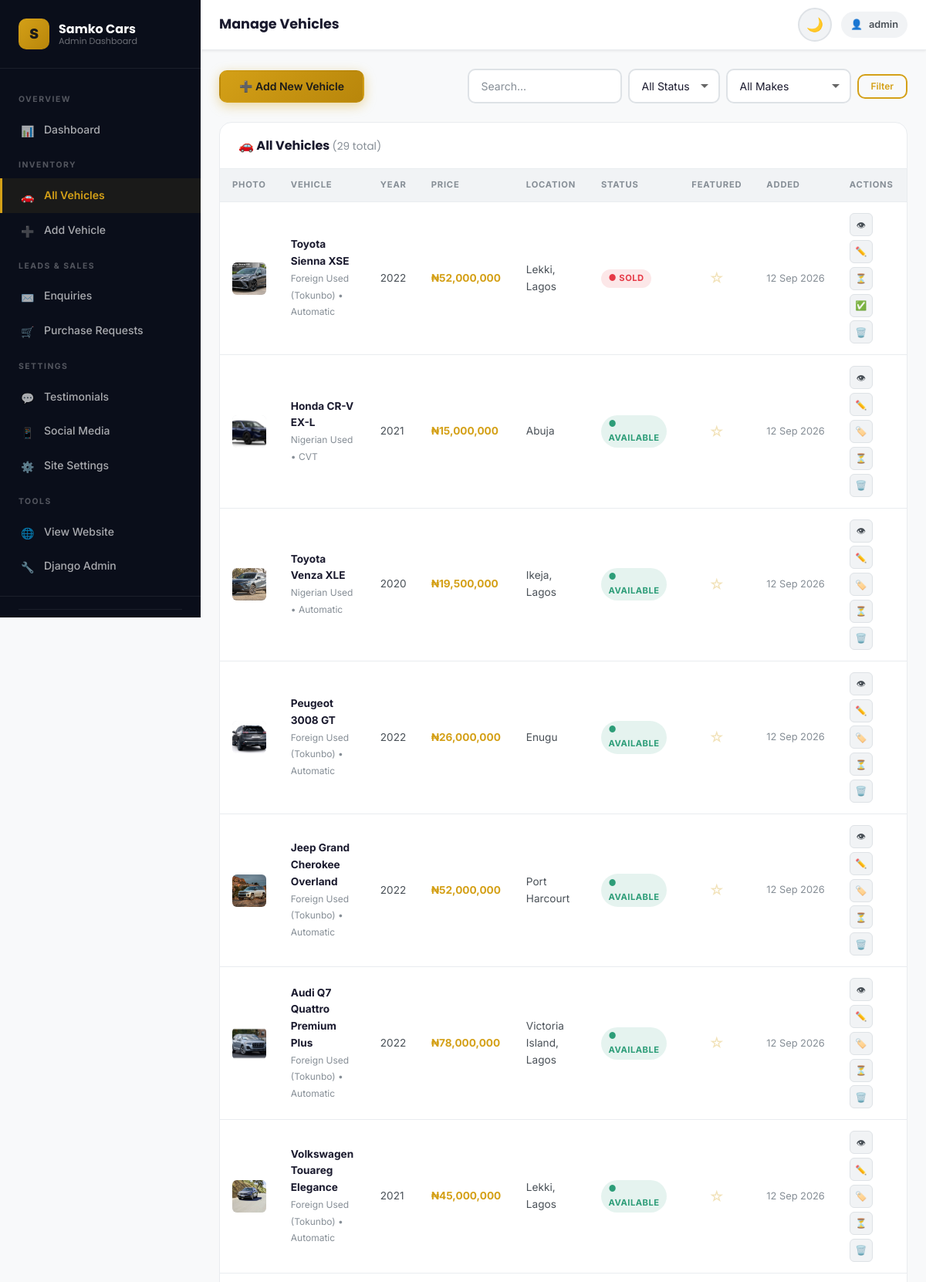
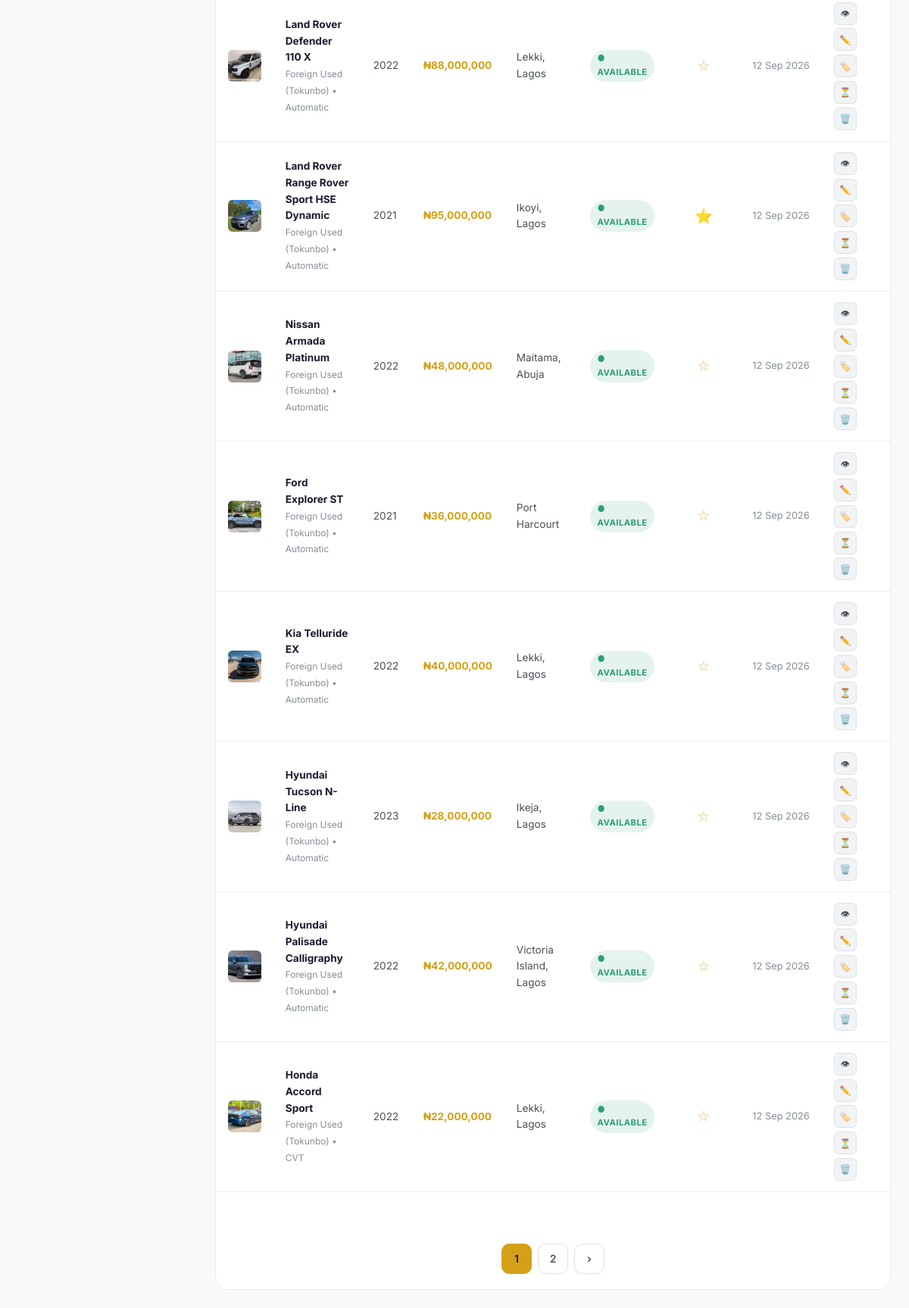
The page /admin-panel/cars/ (signed in) on the database its author committed (2 pictures, top to bottom).
### apps/cars/models.py (models this page shows, shortened)
class Car(models.Model):
    CONDITION_CHOICES = [
        ('foreign_used', 'Foreign Used (Tokunbo)'),
        ('nigerian_used', 'Nigerian Used'),
        ('brand_new', 'Brand New'),
    ]
    TRANSMISSION_CHOICES = [
        ('automatic', 'Automatic'),
        ('manual', 'Manual'),
        ('cvt', 'CVT'),
        ('other', 'Other'),
    ]
    FUEL_CHOICES = [
        ('petrol', 'Petrol'),
        ('diesel', 'Diesel'),
        ('hybrid', 'Hybrid'),
        ('electric', 'Electric'),
    ]
    BODY_CHOICES = [
        ('suv', 'SUV'),
        ('sedan', 'Sedan'),
        ('coupe', 'Coupe'),
        ('pickup', 'Pickup Truck'),
        ('hatchback', 'Hatchback'),
        ('convertible', 'Convertible'),
        ('van', 'Van / Minivan'),
        ('wagon', 'Station Wagon'),
    ]
    STATUS_CHOICES = [
        ('available', 'Available'),
        ('reserved', 'Reserved'),
        ('sold', 'Sold'),
    ]
    make = models.CharField(max_length=80, db_index=True)
    model = models.CharField(max_length=100, db_index=True)
    year = models.PositiveIntegerField(db_index=True)
    price = models.DecimalField(max_digits=14, decimal_places=2, db_index=True, help_text="Price in Nigerian Naira (₦)")
    mileage = models.PositiveIntegerField(help_text="Mileage in Kilometers (km)", db_index=True)
    condition = models.CharField(max_length=30, choices=CONDITION_CHOICES, default='foreign_used', db_index=True)
    transmission = models.CharField(max_length=30, choices=TRANSMISSION_CHOICES, default='automatic', db_index=True)
    fuel_type = models.CharField(max_length=30, choices=FUEL_CHOICES, default='petrol', db_index=True)
    body_type = models.CharField(max_length=30, choices=BODY_CHOICES, default='suv', db_index=True)
    engine = models.CharField(max_length=100, default="3.5L V6", help_text="e.g. 2.5L 4-Cylinder, 3.5L V6, 5.7L V8")
    exterior_color = models.CharField(max_length=60, default="Black")
    interior_color = models.CharField(max_length=60, default="Black Leather")
    location = models.CharField(max_length=120, default="Lekki, Lagos", db_index=True)
    status = models.CharField(max_length=20, choices=STATUS_CHOICES, default='available', db_index=True)
    is_featured = models.BooleanField(default=False, db_index=True)
    is_active = models.BooleanField(default=True, db_index=True)
    description = models.TextField(blank=True)
    vin = models.CharField(max_length=50, blank=True, verbose_name="VIN / Chassis No")
    features = models.ManyToManyField(Feature, blank=True, related_name='cars')
    slug = models.SlugField(max_length=255, unique=True, blank=True)
    created_at = models.DateTimeField(auto_now_add=True, db_index=True)
    updated_at = models.DateTimeField(auto_now=True)
    class Meta:
        ordering = ['-created_at']
        indexes = [
            models.Index(fields=['make', 'model']),
            models.Index(fields=['status', 'is_active']),
            models.Index(fields=['price', 'year']),
        ]
    def __str__(self):
        return f"{self.year} {self.make} {self.model}"
    def get_absolute_url(self):
        return reverse('cars:detail', kwargs={'pk': self.pk})
    @property
    def formatted_price(self):
        try:
            return f"₦{int(self.price):,}"
        except (ValueError, TypeError):
            return f"₦{self.price}"
    def get_cover_image(self):
        cover = self.images.filter(is_cover=True).first()
        if not cover:
            cover = self.images.first()
        return cover

class CarImage(models.Model):
    car = models.ForeignKey(Car, on_delete=models.CASCADE, related_name='images')
    image = models.ImageField(upload_to='cars/%Y/%m/')
    is_cover = models.BooleanField(default=False)
    order = models.PositiveIntegerField(default=0)
    caption = models.CharField(max_length=150, blank=True)
    created_at = models.DateTimeField(auto_now_add=True)
    class Meta:
        ordering = ['-is_cover', 'order', 'id']

### apps/admin_panel/views.py (the view, shortened to what this page needs)
# urls.py: path('cars/', views.car_list_view, name='car_list'),
@staff_required
def car_list_view(request):
    cars = Car.objects.prefetch_related('images').all()
    q = request.GET.get('q', '').strip()
    status = request.GET.get('status', '').strip()
    if status:
        cars = cars.filter(status=status)
    make = request.GET.get('make', '').strip()
    if make:
        cars = cars.filter(make__iexact=make)
    cars = cars.order_by('-created_at')
    paginator = Paginator(cars, 15)
    page_number = request.GET.get('page', 1)
    page_obj = paginator.get_page(page_number)
    all_makes = Car.objects.values_list('make', flat=True).distinct().order_by('make')
    context = {
        'page_obj': page_obj,
        'all_makes': all_makes,
        'search_query': q,
        'selected_status': status,
        'selected_make': make,
    }
    return render(request, 'admin_panel/car_list.html', context)

### templates/admin_panel/car_list.html (shortened to what this page needs)
{% extends 'admin_panel/base_admin.html' %}
{% load static humanize %}
{% block page_title %}Manage Vehicles{% endblock %}
{% block content %}
<div style="display:flex;flex-wrap:wrap;gap:1rem;justify-content:space-between;align-items:center;margin-bottom:1.5rem">
  <div>
    <a href="{% url 'admin_panel:car_add' %}" class="btn btn-primary">➕ Add New Vehicle</a>
  </div>
  <form method="GET" style="display:flex;flex-wrap:wrap;gap:0.5rem;align-items:center">
    <input type="text" name="q" value="{{ search_query }}" class="form-control" placeholder="Search..." style="width:200px">
    <select name="status" class="form-control" style="width:auto">
      <option value="">All Status</option>
    </select>
    <select name="make" class="form-control" style="width:auto">
      <option value="">All Makes</option>
    </select>
    <button type="submit" class="btn btn-outline btn-sm">Filter</button>
  </form>
</div>
<div class="admin-table-wrap">
  <div class="admin-table-head">
    <h2>🚗 All Vehicles <span style="font-size:0.85rem;font-weight:400;color:var(--text-muted)">({{ page_obj.paginator.count }} total)</span></h2>
  </div>
  <div class="admin-table-responsive">
    <table class="admin-table" role="table">
      <thead>
        <tr>
          <th>Photo</th>
          <th>Vehicle</th>
          <th>Year</th>
          <th>Price</th>
          <th>Location</th>
          <th>Status</th>
          <th>Featured</th>
          <th>Added</th>
          <th>Actions</th>
        </tr>
      </thead>
      <tbody>
        {% for car in page_obj %}
        <tr>
          <td>
            {% with car.get_cover_image as img %}
            {% if img %}
              <img src="{{ img.image.url }}" alt="{{ car }}" class="table-thumb" onerror="this.onerror=null;this.src='/static/images/car-fallback.svg'">
            {% else %}
              <div class="table-thumb" style="display:flex;align-items:center;justify-content:center;font-size:1.5rem;background:var(--bg-surface-3)">🚗</div>
            {% endif %}
            {% endwith %}
          </td>
          <td>
            <span class="table-car-name">{{ car.make }} {{ car.model }}</span>
            <span class="table-car-sub">{{ car.get_condition_display }} • {{ car.get_transmission_display }}</span>
          </td>
          <td>{{ car.year }}</td>
          <td style="font-weight:700;color:var(--color-primary);white-space:nowrap">{{ car.formatted_price }}</td>
          <td style="font-size:0.85rem">{{ car.location }}</td>
          <td>
            {% if car.status == 'available' %}<span class="status-pill status-available">● Available</span>
            {% elif car.status == 'reserved' %}<span class="status-pill status-reserved">● Reserved</span>
            {% else %}<span class="status-pill status-sold">● Sold</span>{% endif %}
          </td>
          <td style="text-align:center">
            {% if car.is_featured %}
              <a href="{% url 'admin_panel:car_toggle_featured' car.pk %}" title="Remove from featured" style="font-size:1.2rem;text-decoration:none">⭐</a>
            {% else %}
              <a href="{% url 'admin_panel:car_toggle_featured' car.pk %}" title="Add to featured" style="font-size:1.2rem;opacity:0.3;text-decoration:none">☆</a>
            {% endif %}
          </td>
          <td style="font-size:0.8rem;color:var(--text-muted);white-space:nowrap">{{ car.created_at|date:"d M Y" }}</td>
          <td>
            <div class="action-buttons">
              <a href="{{ car.get_absolute_url }}" class="action-btn" title="View on website" target="_blank">👁</a>
              <a href="{% url 'admin_panel:car_edit' car.pk %}" class="action-btn" title="Edit vehicle">✏️</a>
              {% if car.status != 'sold' %}
                <a href="{% url 'admin_panel:car_toggle_status' car.pk 'sold' %}" class="action-btn" title="Mark as Sold"
                   onclick="return confirm('Mark {{ car }} as SOLD?')">🏷️</a>
              {% endif %}
              {% if car.status != 'reserved' %}
                <a href="{% url 'admin_panel:car_toggle_status' car.pk 'reserved' %}" class="action-btn" title="Mark as Reserved"
                   onclick="return confirm('Mark {{ car }} as RESERVED?')">⏳</a>
              {% endif %}
              {% if car.status != 'available' %}
                <a href="{% url 'admin_panel:car_toggle_status' car.pk 'available' %}" class="action-btn success" title="Mark as Available">✅</a>
              {% endif %}
              <a href="{% url 'admin_panel:car_delete' car.pk %}" class="action-btn danger" title="Delete vehicle">🗑️</a>
            </div>
          </td>
        </tr>
        {% endfor %}
      </tbody>
    </table>
  </div>
  {% if page_obj.has_other_pages %}
  <div style="padding:1.25rem 1.5rem;border-top:1px solid var(--border-color-light);display:flex;justify-content:center">
    <nav class="pagination" aria-label="Vehicle pages">
      {% for num in page_obj.paginator.page_range %}
        {% if page_obj.number == num %}
          <span class="page-btn active">{{ num }}</span>
        {% elif num > page_obj.number|add:'-3' and num < page_obj.number|add:'3' %}
          <a href="?page={{ num }}&q={{ search_query }}&status={{ selected_status }}&make={{ selected_make }}" class="page-btn">{{ num }}</a>
        {% endif %}
      {% endfor %}
      {% if page_obj.has_next %}
        <a href="?page={{ page_obj.next_page_number }}&q={{ search_query }}&status={{ selected_status }}&make={{ selected_make }}" class="page-btn">›</a>
      {% endif %}
    </nav>
  </div>
  {% endif %}
</div>
{% endblock %}

### templates/admin_panel/base_admin.html (shortened to what this page needs)
{% load static %}<!DOCTYPE html>
<html lang="en" data-theme="light">
<head>
  <link rel="stylesheet" href="{% static 'css/style.css' %}">
  <link rel="stylesheet" href="{% static 'css/admin.css' %}">
</head>
<body>
<div class="admin-layout">
  <aside id="admin-sidebar" class="admin-sidebar" role="navigation" aria-label="Admin navigation">
    <div class="sidebar-header">
      <div class="sidebar-logo">S</div>
      <div class="sidebar-brand-name">
        Samko Cars
        <small>Admin Dashboard</small>
      </div>
    </div>
    <nav class="sidebar-nav" aria-label="Main admin navigation">
      <div class="sidebar-section-label">Overview</div>
      <a href="{% url 'admin_panel:dashboard' %}" class="sidebar-link {% if request.resolver_match.url_name == 'dashboard' %}active{% endif %}">
        <span class="icon">📊</span> Dashboard
      </a>
      <div class="sidebar-section-label" style="margin-top:0.5rem">Inventory</div>
      <a href="{% url 'admin_panel:car_list' %}" class="sidebar-link {% if 'car' in request.resolver_match.url_name and request.resolver_match.url_name != 'car_add' %}active{% endif %}">
        <span class="icon">🚗</span> All Vehicles
      </a>
      <a href="{% url 'admin_panel:car_add' %}" class="sidebar-link {% if request.resolver_match.url_name == 'car_add' %}active{% endif %}">
        <span class="icon">➕</span> Add Vehicle
      </a>
      <div class="sidebar-section-label" style="margin-top:0.5rem">Leads & Sales</div>
      <a href="{% url 'admin_panel:enquiries' %}" class="sidebar-link {% if request.resolver_match.url_name == 'enquiries' %}active{% endif %}">
        <span class="icon">✉️</span> Enquiries
      </a>
      <a href="{% url 'admin_panel:purchases' %}" class="sidebar-link {% if request.resolver_match.url_name == 'purchases' %}active{% endif %}">
        <span class="icon">🛒</span> Purchase Requests
      </a>
      <div class="sidebar-section-label" style="margin-top:0.5rem">Settings</div>
      <a href="{% url 'admin_panel:testimonials' %}" class="sidebar-link {% if request.resolver_match.url_name == 'testimonials' %}active{% endif %}">
        <span class="icon">💬</span> Testimonials
      </a>
      <a href="{% url 'admin_panel:social' %}" class="sidebar-link {% if request.resolver_match.url_name == 'social' %}active{% endif %}">
        <span class="icon">📱</span> Social Media
      </a>
      <a href="{% url 'admin_panel:settings' %}" class="sidebar-link {% if request.resolver_match.url_name == 'settings' %}active{% endif %}">
        <span class="icon">⚙️</span> Site Settings
      </a>
      <div class="sidebar-section-label" style="margin-top:0.5rem">Tools</div>
      <a href="{% url 'core:home' %}" target="_blank" class="sidebar-link">
        <span class="icon">🌐</span> View Website
      </a>
      <a href="{% url 'admin:index' %}" target="_blank" class="sidebar-link">
        <span class="icon">🔧</span> Django Admin
      </a>
    </nav>
    <div class="sidebar-footer">
      <div style="padding:0.5rem 0;border-top:1px solid rgba(255,255,255,0.07);margin-bottom:0.5rem">
        <div style="font-size:0.75rem;color:rgba(255,255,255,0.4);margin-bottom:0.25rem">Signed in as</div>
      </div>
    </div>
  </aside>
  <div class="admin-main">
    <header class="admin-topbar">
      <div style="display:flex;align-items:center;gap:0.75rem">
        <h1>{% block page_title %}Dashboard{% endblock %}</h1>
      </div>
      <div class="admin-topbar-actions">
        <button id="theme-toggle" class="theme-toggle" type="button" aria-label="Toggle theme">🌙</button>
        <div class="admin-user-badge">
          <span>👤</span>
          <span>{{ request.user.get_full_name|default:request.user.username }}</span>
        </div>
      </div>
    </header>
    <div class="admin-content">
      {% block content %}{% endblock %}
    </div>
  </div>
</div>
</body>
</html>

### rows shown on the page
Car: get_cover_image.image (picture), make "Toyota", model "Sienna XSE", condition "Foreign Used (Tokunbo)", transmission "Automatic", year "2022", formatted_price "₦52,000,000", location "Lekki, Lagos", status "● SOLD", created_at "12 Sep 2026"
Car: get_cover_image.image (picture), make "Honda", model "CR-V EX-L", condition "Nigerian Used", transmission "CVT", year "2021", formatted_price "₦15,000,000", location "Abuja", status "● AVAILABLE", created_at "12 Sep 2026"
Car: get_cover_image.image (picture), make "Toyota", model "Venza XLE", condition "Nigerian Used", transmission "Automatic", year "2020", formatted_price "₦19,500,000", location "Ikeja, Lagos", status "● AVAILABLE", created_at "12 Sep 2026"
Car: get_cover_image.image (picture), make "Peugeot", model "3008 GT", condition "Foreign Used (Tokunbo)", transmission "Automatic", year "2022", formatted_price "₦26,000,000", location "Enugu", status "● AVAILABLE", created_at "12 Sep 2026"
Car: get_cover_image.image (picture), make "Jeep", model "Grand Cherokee Overland", condition "Foreign Used (Tokunbo)", transmission "Automatic", year "2022", formatted_price "₦52,000,000", location "Port Harcourt", status "● AVAILABLE", created_at "12 Sep 2026"
Car: get_cover_image.image (picture), make "Audi", model "Q7 Quattro Premium Plus", condition "Foreign Used (Tokunbo)", transmission "Automatic", year "2022", formatted_price "₦78,000,000", location "Victoria Island, Lagos", status "● AVAILABLE", created_at "12 Sep 2026"
Car: get_cover_image.image (picture), make "Volkswagen", model "Touareg Elegance", condition "Foreign Used (Tokunbo)", transmission "Automatic", year "2021", formatted_price "₦45,000,000", location "Lekki, Lagos", status "● AVAILABLE", created_at "12 Sep 2026"
Car: get_cover_image.image (picture), make "Land Rover", model "Defender 110 X", condition "Foreign Used (Tokunbo)", transmission "Automatic", year "2022", formatted_price "₦88,000,000", location "Lekki, Lagos", status "● AVAILABLE", created_at "12 Sep 2026"
Car: get_cover_image.image (picture), make "Land Rover", model "Range Rover Sport HSE Dynamic", condition "Foreign Used (Tokunbo)", transmission "Automatic", year "2021", formatted_price "₦95,000,000", location "Ikoyi, Lagos", status "● AVAILABLE", created_at "12 Sep 2026"
Car: get_cover_image.image (picture), make "Nissan", model "Armada Platinum", condition "Foreign Used (Tokunbo)", transmission "Automatic", year "2022", formatted_price "₦48,000,000", location "Maitama, Abuja", status "● AVAILABLE", created_at "12 Sep 2026"
Car: get_cover_image.image (picture), make "Ford", model "Explorer ST", condition "Foreign Used (Tokunbo)", transmission "Automatic", year "2021", formatted_price "₦36,000,000", location "Port Harcourt", status "● AVAILABLE", created_at "12 Sep 2026"
Car: get_cover_image.image (picture), make "Kia", model "Telluride EX", condition "Foreign Used (Tokunbo)", transmission "Automatic", year "2022", formatted_price "₦40,000,000", location "Lekki, Lagos", status "● AVAILABLE", created_at "12 Sep 2026"
Car: get_cover_image.image (picture), make "Hyundai", model "Tucson N-Line", condition "Foreign Used (Tokunbo)", transmission "Automatic", year "2023", formatted_price "₦28,000,000", location "Ikeja, Lagos", status "● AVAILABLE", created_at "12 Sep 2026"
Car: get_cover_image.image (picture), make "Hyundai", model "Palisade Calligraphy", condition "Foreign Used (Tokunbo)", transmission "Automatic", year "2022", formatted_price "₦42,000,000", location "Victoria Island, Lagos", status "● AVAILABLE", created_at "12 Sep 2026"
Car: get_cover_image.image (picture), make "Honda", model "Accord Sport", condition "Foreign Used (Tokunbo)", transmission "CVT", year "2022", formatted_price "₦22,000,000", location "Lekki, Lagos", status "● AVAILABLE", created_at "12 Sep 2026"

### other values the page prints
{{ request.user.get_full_name|default:request.user.username }} "admin"
{{ page_obj.paginator.count }} "29"
{{ num }} "1"
{{ num }} "2"
